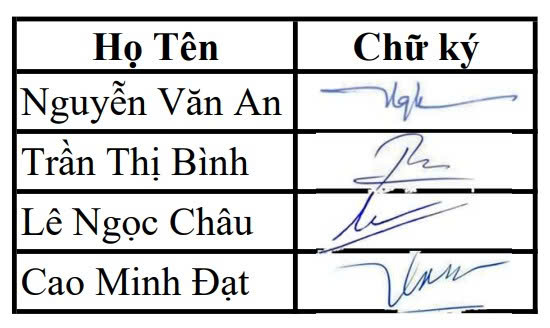
#> input picture 5/Picture1.jpg, 550 x 328 px; the run also reads 1 picture not shown here
$ python cropten.py
#> lines starting #> are read from the running program, lines starting #| are printed output that depends on the picture; after the words box and inside, x2 and y2 are one past the last pixel; in counts of white or black regions, pixels touching at a corner belong together
import cv2
import pytesseract
import numpy as np
import os


# [63 lines left out: functions add_border, remove_border, not called in this run]


def detect_lines(binary, kernel, img_len, threshold_ratio=0.5):
    """Phát hiện đường kẻ ngang/dọc, trả về danh sách tọa độ đã gom nhóm."""
    detected = cv2.morphologyEx(binary, cv2.MORPH_OPEN, kernel, iterations=2)
    raw = [i for i in range(detected.shape[0] if kernel.shape[1] > 1 else detected.shape[1])
           if np.sum(detected[i, :] if kernel.shape[1] > 1 else detected[:, i]) > img_len * threshold_ratio * 255]

    grouped = []
    if raw:
        current = raw[0]
        for val in raw[1:]:
            if val - current > 10:
                grouped.append(current)
            current = val
        grouped.append(current)
    return raw, grouped


def ocr_name(roi_gray):
    """OCR vùng tên, trả về tên đã clean hoặc None."""
    _, name_thresh = cv2.threshold(roi_gray, 0, 255, cv2.THRESH_BINARY_INV + cv2.THRESH_OTSU)

    # Xóa đường dọc
    vk = cv2.getStructuringElement(cv2.MORPH_RECT, (1, roi_gray.shape[0] // 2))
    vlines = cv2.morphologyEx(name_thresh, cv2.MORPH_OPEN, vk, iterations=2)
    roi_gray[vlines > 0] = 255

    # Phóng to + threshold
    large = cv2.resize(roi_gray, None, fx=2, fy=2, interpolation=cv2.INTER_CUBIC)
    large = cv2.threshold(large, 0, 255, cv2.THRESH_BINARY + cv2.THRESH_OTSU)[1]

    raw = pytesseract.image_to_string(large, lang='vie', config='--psm 7')
    clean = "".join(c for c in raw.strip() if c.isalnum() or c in (' ', '_')).strip()

    if not clean or clean in ["Họ Tên", "Chữ ký"]:
        return None
    return clean


# === MAIN ===
input_file = 'Picture1.jpg'
output_dir = 'KetQua_ChuKy'
os.makedirs(output_dir, exist_ok=True)

img = cv2.imread(input_file)
#> img is the input picture: shape (328, 550, 3); mean B, G, R 213.5, 213.2, 212.7
if img is None:
    print("Không tìm thấy ảnh.")
    exit()

vien1 = cv2.imread('vien1.jpg')
vien2 = cv2.imread('vien2.jpg')
if vien1 is None or vien2 is None:
    print("Không tìm thấy vien1.jpg hoặc vien2.jpg. Sẽ không thêm viền.")

gray = cv2.cvtColor(img, cv2.COLOR_BGR2GRAY)
h_img, w_img = gray.shape
#> h_img = 328; w_img = 550
_, thresh = cv2.threshold(gray, 0, 255, cv2.THRESH_BINARY_INV + cv2.THRESH_OTSU)
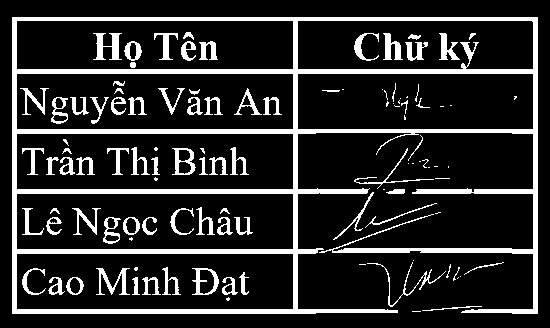
#> thresh: shape (328, 550); 16.2% white; 112 white regions (35 under 20 px), largest, box (x1, y1, x2, y2) and area: (12, 17, 538, 314) 18655, (93, 33, 122, 60) 395, (96, 268, 130, 295) 329

# Phát hiện đường ngang
h_kernel = cv2.getStructuringElement(cv2.MORPH_RECT, (w_img // 4, 1))
_, rows_y = detect_lines(thresh, h_kernel, w_img)
#> in detect_lines, `detected = cv2.morphologyEx(binary, cv2.MORPH_OPEN, kernel, iterations..`:
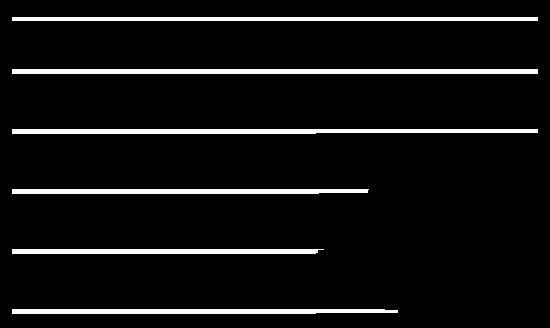
#> detected: shape (328, 550); 6.8% white; 6 white regions, box (x1, y1, x2, y2) and area: (12, 69, 538, 74) 2630, (12, 129, 538, 134) 2408, (12, 17, 538, 21) 2104, (12, 309, 398, 314) 1835, (12, 189, 369, 194) 1732, (12, 249, 324, 254) 1534
#> in detect_lines, `raw = [i for i in range(detected.shape[0] if kernel.shape[1] > 1 else ..`: raw = 29 values from 17 to 313
#> in detect_lines, `current = raw[0]`: current = 17
#> the loop in detect_lines, `for val in raw[1:]:` made 28 passes
#> (val, current) on passes 1 to 12: (18, 18), (19, 19), (20, 20), (69, 69), (70, 70), (71, 71), (72, 72), (73, 73), (129, 129), (130, 130), (131, 131), (132, 132)
#> after the loop in detect_lines, `for val in raw[1:]:`: grouped = [20, 73, 133, 193, 253]
#> rows_y = [20, 73, 133, 193, 253, 313]

# Phát hiện đường dọc
v_kernel = cv2.getStructuringElement(cv2.MORPH_RECT, (1, h_img // 4))
#> v_kernel = 82 values from 1 to 1
vertical_lines, _ = detect_lines(thresh, v_kernel, h_img)
#> call 2 of detect_lines, with kernel = array of shape (82, 1), img_len = 328, threshold_ratio = 0.5
#> in detect_lines (call 2), `detected = cv2.morphologyEx(binary, cv2.MORPH_OPEN, kernel, iterations..`:
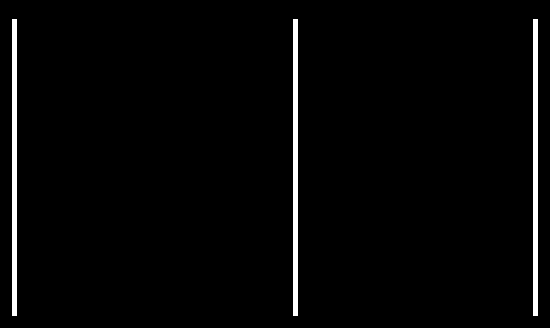
#> detected: shape (328, 550); 2.5% white; 3 white regions, box (x1, y1, x2, y2) and area: (12, 19, 17, 316) 1485, (293, 19, 298, 316) 1485, (533, 19, 538, 316) 1485
#> in detect_lines (call 2), `raw = [i for i in range(detected.shape[0] if kernel.shape[1] > 1 else ..`: raw = [12, 13, 14, 15, 16, 293, 294, 295, 296, 297, 533, 534, 535, 536, 537]
#> in detect_lines (call 2), `current = raw[0]`: current = 12
#> the loop in detect_lines (call 2), `for val in raw[1:]:` made 14 passes
#> (val, current) on passes 1 to 12: (13, 13), (14, 14), (15, 15), (16, 16), (293, 293), (294, 294), (295, 295), (296, 296), (297, 297), (533, 533), (534, 534), (535, 535)
#> after the loop in detect_lines (call 2), `for val in raw[1:]:`: grouped = [16, 297]
#> vertical_lines has the same summary as raw in detect_lines

mid_x = min(vertical_lines, key=lambda x: abs(x - w_img // 2)) if vertical_lines else w_img // 2
#> mid_x = 293
right_border = max((x for x in vertical_lines if x > mid_x), default=w_img)
#> right_border = 537

print(f"Tìm thấy {len(rows_y)-1} dòng. Bắt đầu xử lý...")
#> (printed output is left out)

off_v, off_l = 10, 10

for i in range(2, len(rows_y)):
    y_start, y_end = rows_y[i-1], rows_y[i]

    roi_name = gray[y_start + off_v : y_end - off_v, 10 : mid_x - 5]
    roi_sig = img[y_start + off_v : y_end - off_v, mid_x + off_l : right_border - 5]

#> (the run stopped early here; a loop or call above may not have finished)
